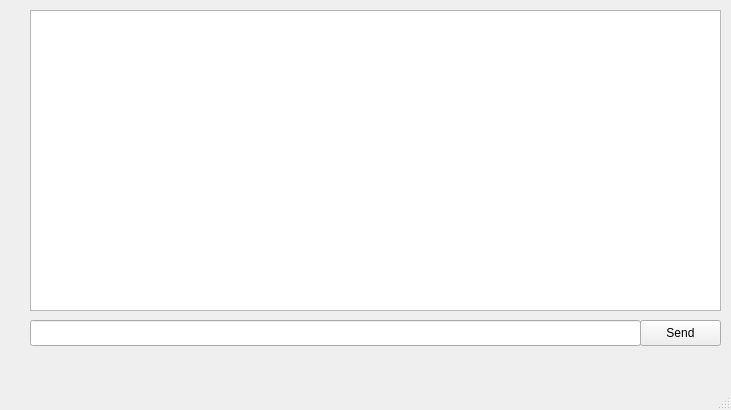
<?xml version="1.0" encoding="UTF-8"?>
<ui version="4.0">
 <class>MainWindow</class>
 <widget class="QMainWindow" name="MainWindow">
  <property name="geometry">
   <rect>
    <x>0</x>
    <y>0</y>
    <width>731</width>
    <height>410</height>
   </rect>
  </property>
  <property name="windowTitle">
   <string>MainWindow</string>
  </property>
  <widget class="QWidget" name="centralwidget">
   <widget class="QPushButton" name="pushButton">
    <property name="geometry">
     <rect>
      <x>640</x>
      <y>320</y>
      <width>81</width>
      <height>26</height>
     </rect>
    </property>
    <property name="text">
     <string>Send</string>
    </property>
   </widget>
   <widget class="QLineEdit" name="lineEdit">
    <property name="geometry">
     <rect>
      <x>30</x>
      <y>320</y>
      <width>611</width>
      <height>26</height>
     </rect>
    </property>
   </widget>
   <widget class="QTextBrowser" name="textBrowser">
    <property name="geometry">
     <rect>
      <x>30</x>
      <y>10</y>
      <width>691</width>
      <height>301</height>
     </rect>
    </property>
   </widget>
  </widget>
  <widget class="QMenuBar" name="menubar">
   <property name="geometry">
    <rect>
     <x>0</x>
     <y>0</y>
     <width>731</width>
     <height>23</height>
    </rect>
   </property>
  </widget>
  <widget class="QStatusBar" name="statusbar"/>
 </widget>
 <resources/>
 <connections/>
</ui>
